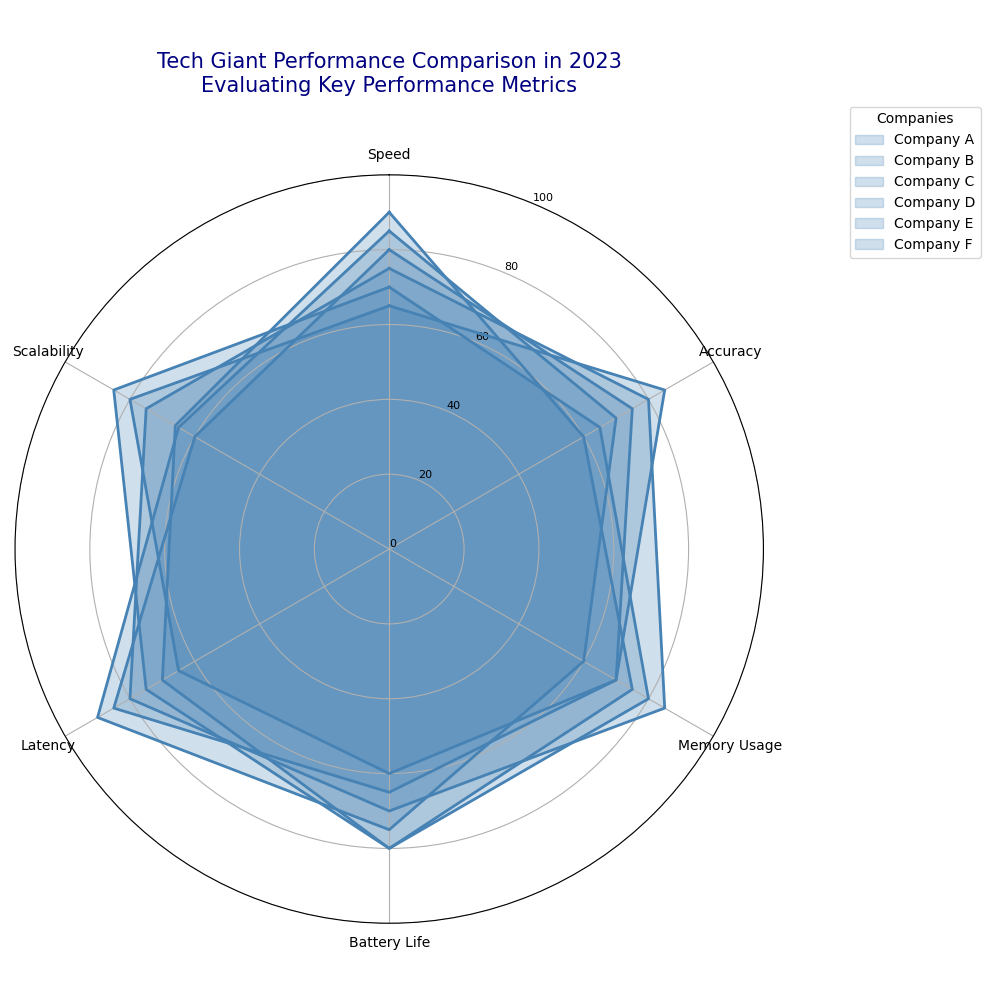

Recreate this plot in Python.
import numpy as np
import matplotlib.pyplot as plt

aspects = ['Speed', 'Accuracy', 'Memory Usage', 'Battery Life', 'Latency', 'Scalability']
num_aspects = len(aspects)

companyA_scores = [85, 70, 60, 75, 90, 65]
companyB_scores = [80, 75, 70, 65, 85, 60]
companyC_scores = [75, 80, 85, 70, 80, 75]
companyD_scores = [70, 65, 80, 80, 75, 85]

# New data series
companyE_scores = [90, 60, 75, 80, 70, 66]
companyF_scores = [65, 85, 70, 60, 65, 80]

data = [companyA_scores, companyB_scores, companyC_scores, companyD_scores, companyE_scores, companyF_scores]

names = ['Company A', 'Company B', 'Company C', 'Company D', 'Company E', 'Company F']
single_color = '#4682B4'  # A shade of blue

angles = np.linspace(0, 2 * np.pi, num_aspects, endpoint=False).tolist()
angles += angles[:1]

fig, ax = plt.subplots(figsize=(10, 10), subplot_kw=dict(polar=True))

for idx, (scores, name) in enumerate(zip(data, names)):
    scores += scores[:1]
    ax.fill(angles, scores, color=single_color, alpha=0.25, label=name)
    ax.plot(angles, scores, linewidth=2, linestyle='solid', color=single_color)

ax.set_theta_offset(np.pi / 2)
ax.set_theta_direction(-1)

ax.set_xticks(angles[:-1])
ax.set_xticklabels(aspects, fontsize=10)

ax.set_ylim(0, 100)
ax.set_yticks(range(0, 101, 20))
ax.set_yticklabels(map(str, range(0, 101, 20)), fontsize=8)

plt.title('Tech Giant Performance Comparison in 2023\nEvaluating Key Performance Metrics', size=15, color='navy', y=1.1, ha='center')
ax.legend(loc='upper right', bbox_to_anchor=(1.3, 1.1), title="Companies")

plt.tight_layout()
plt.show()
